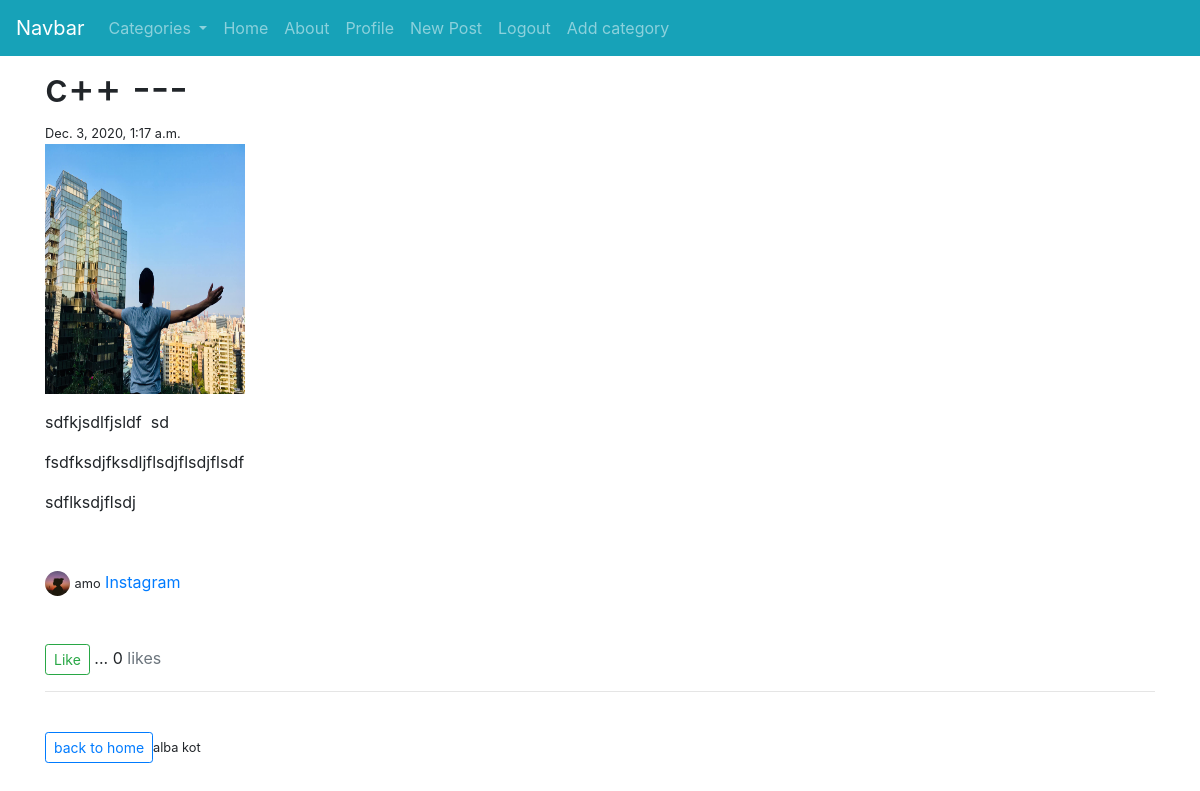
The app's page /post/39/ (signed in) with its own data.
### blog/models.py (models this page shows, shortened)
class Post(models.Model):
	title = models.CharField(max_length=200)
	snippet = models.CharField(max_length=300,null= True, blank=True)
	header_image = models.ImageField(null = True,blank = True, upload_to = 'images/')
	content = RichTextField(blank=True, null=True)
	posted = models.DateTimeField(default = timezone.now)
	author = models.ForeignKey(User, on_delete=models.CASCADE)
	category = models.CharField(max_length = 200, default = 'uncotegorized')
	likes = models.ManyToManyField(User, related_name='like_post')
	def total_llikes(self):
		return self.likes.count()

class Profile(models.Model):
	user  = models.OneToOneField(User, null = True, on_delete = models.CASCADE)
	profile_image = models.ImageField(null = True,blank = True, upload_to = 'images-profile/')
	instagram_urls = models.CharField(max_length = 200, null = True, blank = True)
	website_urls = models.CharField(max_length = 200, null = True, blank = True)
	github_urls = models.CharField(max_length = 200, null = True, blank = True)
	twitter_urls = models.CharField(max_length = 200, null = True, blank = True)
	facebook_urls = models.CharField(max_length = 200, null = True, blank = True)

### blog/views.py (the view)
# urls.py: path('post/<int:pk>/',PostDetailView.as_view(),name='post-detail' ),
class PostDetailView(DetailView):
	model = Post
	template_name = 'blog/detail_post.html'
	ordering = ['posted']
	def get_context_data(self,*args,**kwargs):
		cat_menu = Category.objects.all()
		stuff = get_object_or_404(Post, id = self.kwargs['pk'])
		total_likes = stuff.total_llikes()
		liked = False
		if stuff.likes.filter(id=self.request.user.id).exists():
			liked = True
		context = super(PostDetailView,self).get_context_data(*args,**kwargs)
		context['cat_menu'] = cat_menu
		context['total_likes'] = total_likes
		context['liked'] = liked
		return context

### blog/models.py (called while the page is built)
	def __str__(self):
		return self.name

### blog/templates/blog/detail_post.html (shortened to what this page needs)
{% extends 'blog/base.html' %}
	{% load static %}
	{% block content %}
		<h1>
			{{post.title}} ---
		</h1><small>{{post.posted}}</small><br>
		{% if post.header_image %}
		<img width="200px" height="250px" src="{{post.header_image.url}}">
		{% endif %}
		<p class="d-flex">{{post.content|safe}}<br></p>
		{% if post.author.profile.profile_image %}
			<img width="25" height="25" class="rounded-circle" src="{{post.author.profile.profile_image.url}}">
		{% else %}
			<img width="25" height="25" class="rounded-circle" src="{% static 'blog/images/default.jpg' %}">
		{% endif %}
		<small>{{post.author.username}}</small>
		{% if post.author.profile.instagram_urls %}
			<a href="{{post.author.profile.instagram_urls}}">Instagram</a>
		{% endif %}
		<br>
		<br>
		<br>
			<form action="{% url 'like-post' post.id %}" method="POST">
				{% if user.is_authenticated %}
					{% if liked %}
						<button class="btn btn-sm btn-outline-danger" type="submit" name="post_id" value="{{post.id}}">Unlike</button>
					{% else %}
						<button class="btn btn-sm btn-outline-success" type="submit" name="post_id" value="{{post.id}}">Like</button>
					{% endif%}
				{% else %}
					<a href="{% url 'login' %}" class="">login</a>to like the post
				{% endif %}
				... {{total_likes}} <span class="text-muted">likes</span>
			</form>
		<hr><br>
	<a href="{% url 'home' %}" class="btn btn-sm btn-outline-primary">back to home</a><small>alba kot</small>
	{% endblock %}

### records on screen
Post: title "c++", posted "Dec. 3, 2020, 1:17 a.m.", header_image (picture), content "sdfkjsdlfjsldf sd fsdfksdjfksdljflsdjflsdjflsdf sdflksdjflsdj", author.profile.profile_image (picture), author.username "amo"

### other values on screen
{{ total_likes }} "0"
